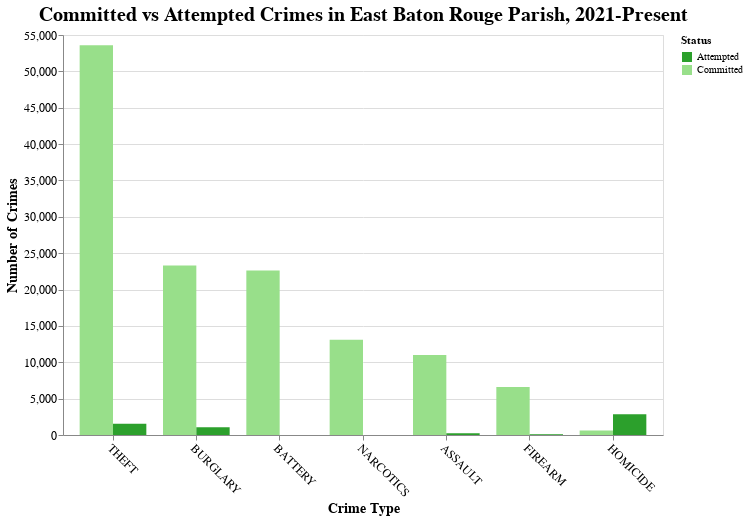

Source (notebook cell):
### Code cell
# Create the grouped bar chart with Altair

# Calculate the total number of committed crimes for sorting
crime_type_order = ebrp_df.sort_values(by='Committed', ascending=False)['Crime Type'].tolist()
chart = alt.Chart(ebrp_df_long).mark_bar().encode(
    x=alt.X('Crime Type:N', title='Crime Type', axis=alt.Axis(labelAngle=45), sort=crime_type_order),
    y=alt.Y('Number of Crimes:Q', title='Number of Crimes'),
    color=alt.Color('Status:N', title='Status', scale=alt.Scale(range=greens)),
    xOffset=alt.XOffset('Status:N', sort=['Committed', 'Attempted'])
).properties(
    title='Committed vs Attempted Crimes in East Baton Rouge Parish, 2021-Present',
    width=600,
    height=400
).configure_axis(
    labelFontSize=12,
    titleFontSize=14
).configure_title(
    fontSize=20
)

chart.display()

### Figure 1 — Vega-Lite specification as saved in the notebook (floating-point values rounded to 4 significant figures)
{"config": {"view": {"continuousWidth": 300, "continuousHeight": 300}, "axis": {"labelFontSize": 12, "titleFontSize": 14}, "title": {"fontSize": 20}}, "data": {"name": "data-de9d78fe37a279b80b0cfc8a7c31f2f0"}, "mark": {"type": "bar"}, "encoding": {"color": {"field": "Status", "scale": {"range": ["#2ca02c", "#98df8a"]}, "title": "Status", "type": "nominal"}, "x": {"axis": {"labelAngle": 45}, "field": "Crime Type", "sort": ["THEFT", "BURGLARY", "BATTERY", "NARCOTICS", "ASSAULT", "FIREARM", "HOMICIDE"], "title": "Crime Type", "type": "nominal"}, "xOffset": {"field": "Status", "sort": ["Committed", "Attempted"], "type": "nominal"}, "y": {"field": "Number of Crimes", "title": "Number of Crimes", "type": "quantitative"}}, "height": 400, "title": "Committed vs Attempted Crimes in East Baton Rouge Parish, 2021-Present", "width": 600, "$schema": "https://vega.github.io/schema/vega-lite/v5.8.0.json", "datasets": {"data-de9d78fe37a279b80b0cfc8a7c31f2f0": [{"Crime Type": "THEFT", "Status": "Committed", "Number of Crimes": 53604}, {"Crime Type": "BURGLARY", "Status": "Committed", "Number of Crimes": 23291}, {"Crime Type": "BATTERY", "Status": "Committed", "Number of Crimes": 22616}, {"Crime Type": "NARCOTICS", "Status": "Committed", "Number of Crimes": 13096}, {"Crime Type": "ASSAULT", "Status": "Committed", "Number of Crimes": 11003}, {"Crime Type": "FIREARM", "Status": "Committed", "Number of Crimes": 6611}, {"Crime Type": "HOMICIDE", "Status": "Committed", "Number of Crimes": 611}, {"Crime Type": "THEFT", "Status": "Attempted", "Number of Crimes": 1550}, {"Crime Type": "BURGLARY", "Status": "Attempted", "Number of Crimes": 1059}, {"Crime Type": "BATTERY", "Status": "Attempted", "Number of Crimes": 10}, {"Crime Type": "NARCOTICS", "Status": "Attempted", "Number of Crimes": 13}, {"Crime Type": "ASSAULT", "Status": "Attempted", "Number of Crimes": 239}, {"Crime Type": "FIREARM", "Status": "Attempted", "Number of Crimes": 87}, {"Crime Type": "HOMICIDE", "Status": "Attempted", "Number of Crimes": 2857}]}}
